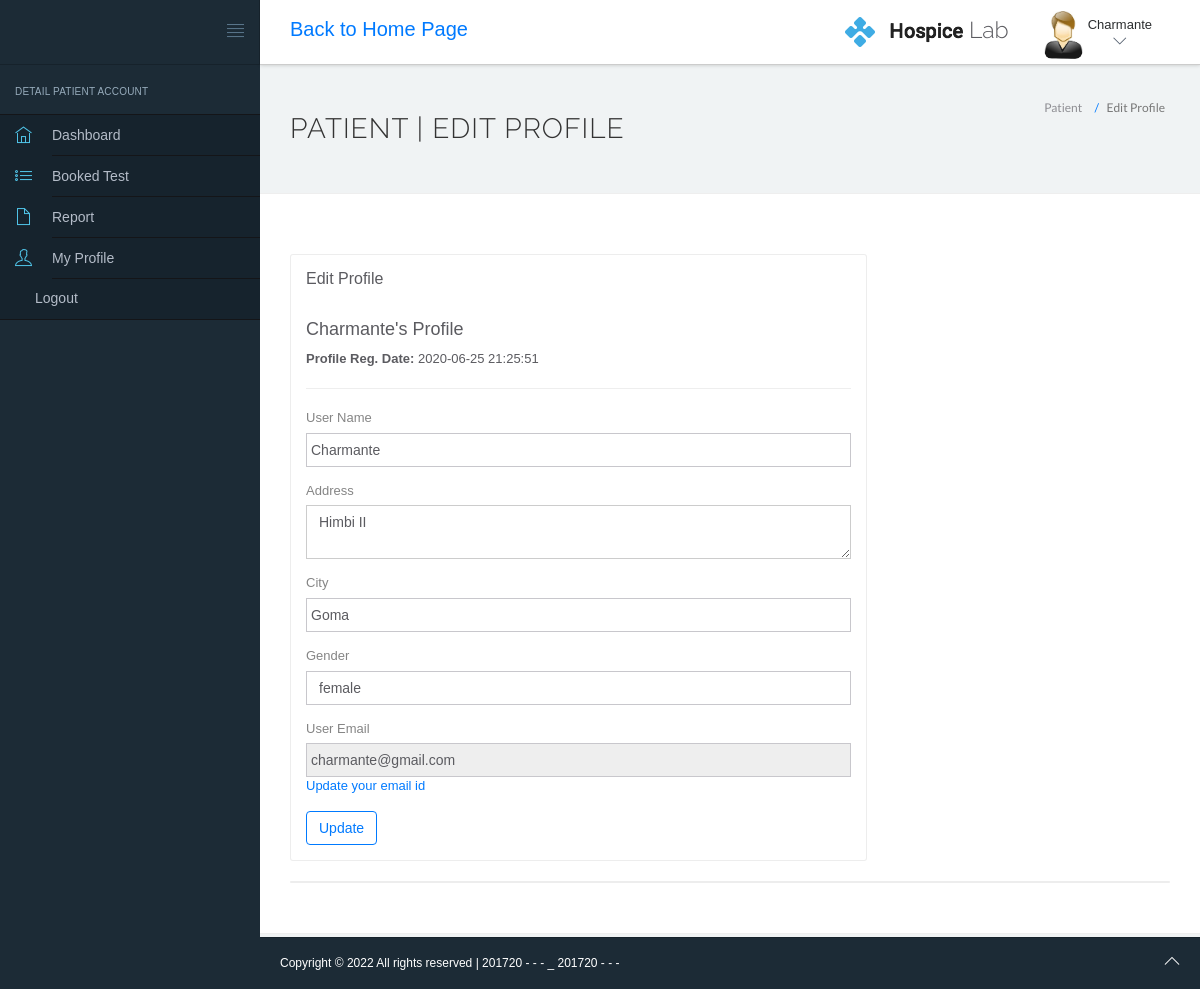
Screenshot of /management/hms/edit-profile.php (signed in) with the database file from the repository.
### tables this page shows
CREATE TABLE `users` (
  `id` int(225) NOT NULL,
  `fullname` varchar(225) NOT NULL,
  `address` varchar(225) NOT NULL,
  `city` varchar(225) NOT NULL,
  `gender` varchar(225) NOT NULL,
  `email` varchar(225) NOT NULL,
  `password` varchar(225) NOT NULL,
  `status` int(11) NOT NULL,
  `regDate` datetime NOT NULL DEFAULT current_timestamp()
);

### management/hms/edit-profile.php (the view, shortened to what this page needs)
<?php
include('include/config.php');
?>
<!DOCTYPE html>
<html lang="en">
	<head>
		<link rel="stylesheet" href="vendor/bootstrap/css/bootstrap.min.css">
		<link rel="stylesheet" href="vendor/fontawesome/css/font-awesome.min.css">
		<link rel="stylesheet" href="vendor/themify-icons/themify-icons.min.css">
		<link href="vendor/animate.css/animate.min.css" rel="stylesheet" media="screen">
		<link href="vendor/perfect-scrollbar/perfect-scrollbar.min.css" rel="stylesheet" media="screen">
		<link href="vendor/switchery/switchery.min.css" rel="stylesheet" media="screen">
		<link href="vendor/bootstrap-touchspin/jquery.bootstrap-touchspin.min.css" rel="stylesheet" media="screen">
		<link href="vendor/select2/select2.min.css" rel="stylesheet" media="screen">
		<link href="vendor/bootstrap-datepicker/bootstrap-datepicker3.standalone.min.css" rel="stylesheet" media="screen">
		<link href="vendor/bootstrap-timepicker/bootstrap-timepicker.min.css" rel="stylesheet" media="screen">
		<link rel="stylesheet" href="assets/css/styles.css">
		<link rel="stylesheet" href="assets/css/plugins.css">
		<link rel="stylesheet" href="assets/css/themes/theme-1.css" id="skin_color" />
	</head>
	<body>
		<div id="app">
<?php include('include/sidebar.php');?>
			<div class="app-content">
						<?php include('include/header.php');?>
				<div class="main-content" >
					<div class="wrap-content container" id="container">
						<section id="page-title">
							<div class="row">
								<div class="col-sm-8">
									<h1 class="mainTitle">Patient | Edit Profile</h1>
																	</div>
								<ol class="breadcrumb">
									<li>
										<span>Patient </span>
									</li>
									<li class="active">
										<span>Edit Profile</span>
									</li>
								</ol>
							</div>
						</section>
						<div class="container-fluid container-fullw bg-white">
							<div class="row">
								<div class="col-md-12">
									<div class="row margin-top-30">
										<div class="col-lg-8 col-md-12">
											<div class="panel panel-white">
												<div class="panel-heading">
													<h5 class="panel-title">Edit Profile</h5>
												</div>
												<div class="panel-body">
												<?php
													$sql=mysqli_query($con,"select * from users where id='".$_SESSION['id']."'");
													while($data=mysqli_fetch_array($sql))
													{
													?>
													<h4><?php echo htmlentities($data['fullname']);?>'s Profile</h4>
													<p><b>Profile Reg. Date: </b><?php echo htmlentities($data['regDate']);?></p>
												<hr />
												<form role="form" name="edit" method="post">
													<div class="form-group">
														<label for="fname">
																User Name
														</label>
														<input type="text" name="fname" class="form-control" value="<?php echo htmlentities($data['fullname']);?>" >
													</div>
													<div class="form-group">
															<label for="address">
																 Address
															</label>
															<textarea name="address" class="form-control"><?php echo htmlentities($data['address']);?></textarea>
													</div>
													<div class="form-group">
															<label for="city">
																 City
															</label>
															<input type="text" name="city" class="form-control" required="required"  value="<?php echo htmlentities($data['city']);?>" >
													</div>
													<div class="form-group">
															<label for="gender">
																Gender
															</label>
															<select name="gender" class="form-control" required="required" >
															<option value="<?php echo htmlentities($data['gender']);?>"><?php echo htmlentities($data['gender']);?></option>
															</select>
													</div>
													<div class="form-group">
															<label for="fess">
																 User Email
															</label>
															<input type="email" name="uemail" class="form-control"  readonly="readonly"  value="<?php echo htmlentities($data['email']);?>">
															<a href="change-emaild.php">Update your email id</a>
													</div>
														<button type="submit" name="submit" class="btn btn-o btn-primary">
															Update
														</button>
													</form>
													<?php } ?>
												</div>
											</div>
										</div>
											</div>
										</div>
									<div class="col-lg-12 col-md-12">
											<div class="panel panel-white">
											</div>
										</div>
									</div>
								</div>
					</div>
				</div>
			</div>
	<?php include('include/footer.php');?>
		</div>
	</body>
</html>

### management/hms/include/header.php (shortened to what this page needs)
<header class="navbar navbar-default navbar-static-top">
					<div class="navbar-header">
						<a class="navbar-brand" href="#">
						</a>
						<a href="#" class="sidebar-toggler pull-right visible-md visible-lg" data-toggle-class="app-sidebar-closed" data-toggle-target="#app">
							<i class="ti-align-justify"></i>
						</a>
					</div>
					<div class="navbar-collapse collapse">
						<a href="../../" style="position: absolute; padding: 15px; font-size: 20px;">Back to Home Page</a>
						<ul class="nav navbar-right">
								<li  style="padding-top:5%; padding-right: 20px;">
								<h2 style="font-size: 23px;"><img src="../../user_side/img/logo.png" alt=""> Lab</h2>
							</li>
							<li class="dropdown current-user">
								<a href class="dropdown-toggle" data-toggle="dropdown">
									<img src="assets/images/images.jpg"> <span class="username">
									<?php $query=mysqli_query($con,"select fullName from users where id='".$_SESSION['id']."'");
											while($row=mysqli_fetch_array($query))
											{
												echo $row['fullName'];
											}
									?> <i class="ti-angle-down"></i></i></span>
								</a>
							</li>
						</ul>
					</div>
				</header>

### management/hms/assets/css/themes/theme-1.css (style rules this page uses)
body { background: #F0F3F4; }
header .navbar-header { background: #1C2B36 !important; border-right-color: rgba(0, 0, 0, 0.2) !important; border-bottom-color: rgba(0, 0, 0, 0.2) !important; }
header .navbar-header .sidebar-toggler, header .navbar-header .sidebar-mobile-toggler { color: #5c798f !important; }
header .navbar-header .navbar-brand { color: #ffffff !important; }
header .navbar-collapse { background: #ffffff !important; border-bottom-color: rgba(0, 0, 0, 0.2) !important; box-shadow: 0 0 4px rgba(0, 0, 0, 0.2) !important; }
header .navbar-collapse .navbar-right>li>a { color: #141719; }
header .navbar-collapse .navbar-right>li>a i { color: #3E4B5C !important; }

### rows the page displays
users: fullname "Charmante", regDate "2020-06-25 21:25:51", fname "Charmante", address "Himbi II", city "Goma", gender "female", uemail "charmante@gmail.com"
